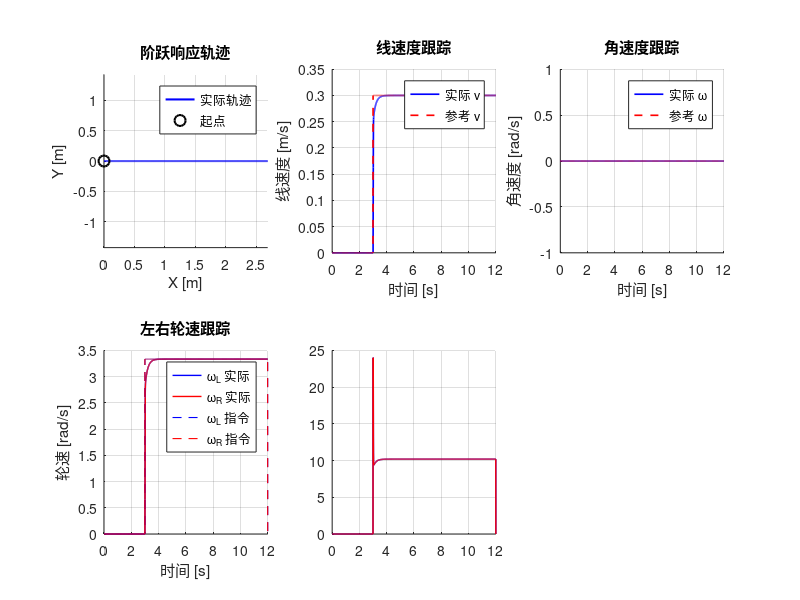

Source code (MATLAB): (Note: this script raises an error after producing the figure.)
%% 双轮差速AGV双环PID控制仿真
%  外环(位姿环): 根据位置/航向偏差计算速度指令 v_cmd, ω_cmd
%  内环(轮速环): PI控制左右轮跟踪逆运动学解算的轮速指令
%  四种场景：阶跃响应、定点镇定、直线跟踪、圆形轨迹跟踪
clear; close all; clc;

%% —— 系统参数 ——

r = 0.09;  % 车轮半径(m)
L = 0.52;  % 轮距(m)
tau = 0.06;  % 电机机电时间常数(s)
K_motor = 0.327;  % 电机增益 (rad/s)/V

Ts = 0.005;  % 仿真步长(s)
T_sim = 12;  % 仿真时长(s)
t = 0:Ts:T_sim;
N = length(t);

Kp_v = 17.0;  % 速度环Kp
Ki_v = 103.0;  % 速度环Ki
u_sat = 24;  % 电压限幅(V)

Kp_dist  = 0.6;  % 距离增益
Kp_theta = 3.0;  % 航向Kp
Ki_theta = 0.2;  % 航向Ki
Kd_theta = 0.4;  % 航向Kd

v_max     = 0.5;  % 线速度上限(m/s)
omega_max = 2.5;  % 角速度上限(rad/s)

%% —— 主循环: 四种场景 ——

scenario_names = {'阶跃响应','定点镇定','直线跟踪','圆形跟踪'};

for SCENARIO = 1:4
fprintf('\n===== 场景%d: %s =====\n', SCENARIO, scenario_names{SCENARIO});

%% —— 状态预分配(每场景重置) ——

x = zeros(1,N);  y = zeros(1,N);
theta_act = zeros(1,N);
wL_act = zeros(1,N);  wR_act = zeros(1,N);
wL_ref = zeros(1,N);  wR_ref = zeros(1,N);
v_cmd  = zeros(1,N);  w_cmd  = zeros(1,N);
uL     = zeros(1,N);  uR     = zeros(1,N);

x(1) = 0;  y(1) = 0;  theta_act(1) = 0;  % 起点
wL_act(1) = 0;  wR_act(1) = 0;  % 初始静止

int_theta  = 0;  % 航向积分
err_theta_prev = 0;  % 上拍航向偏差

switch SCENARIO
    case 1  % 阶跃响应: 2.5s时给0.3m/s
        v_ref = [zeros(1,floor(N/4)), 0.3*ones(1,N-floor(N/4))];
        w_ref = zeros(1,N);

    case 2  % 定点镇定: 目标(2.0, 1.0, 45°)
        x_tgt = 2.0;  y_tgt = 1.0;
        theta_tgt = pi/4;
        v_ref = zeros(1,N);  w_ref = zeros(1,N);

    case 3  % 直线跟踪: y=0.6
        v_ref = 0.25 * ones(1,N);
        w_ref = zeros(1,N);

    case 4  % 圆形轨迹: R=0.8m, T=16s
        R_c = 0.8;
        w_c = 2*pi/16;
        v_ref = R_c * w_c * ones(1,N);
        w_ref = w_c * ones(1,N);
end

%% —— 主仿真循环 ——

int_L = 0;  int_R = 0;  % 左右轮速积分

for k = 1:N-1

    v_cur  = r/2 * (wL_act(k) + wR_act(k));  % 实际线速度(反馈)
    w_cur  = r/L * (wR_act(k) - wL_act(k));  % 实际角速度(反馈)

    switch SCENARIO
        case 1  % 阶跃响应
            v_cmd(k) = v_ref(k);
            w_cmd(k) = 0;

        case 2  % 定点镇定
            ex = x_tgt - x(k);  ey = y_tgt - y(k);
            dist_err = sqrt(ex^2 + ey^2);

            if dist_err > 0.08  % 远: 指向目标
                theta_des = atan2(ey, ex);
            else  % 近: 对准目标角度
                theta_des = theta_tgt;
            end
            e_theta = theta_des - theta_act(k);
            e_theta = atan2(sin(e_theta), cos(e_theta));  % 归一化

            int_theta = int_theta + e_theta * Ts;
            d_theta = (e_theta - err_theta_prev) / Ts;
            w_cmd(k) = Kp_theta*e_theta + Ki_theta*int_theta + Kd_theta*d_theta;
            err_theta_prev = e_theta;

            v_cmd(k) = Kp_dist * dist_err;  % 距离→速度
            if abs(e_theta) > pi/3  % 大角度先转向
                v_cmd(k) = v_cmd(k) * 0.2;
            end
            if dist_err < 0.08
                v_cmd(k) = v_cmd(k) * (dist_err / 0.08);
            end
            if dist_err < 0.01 && abs(e_theta) < 0.03  % 到位(1cm+1.7°)
                v_cmd(k) = 0;  w_cmd(k) = 0;
            end

        case 3  % 直线跟踪
            v_cmd(k) = v_ref(k);
            e_lat = 0.6 - y(k);
            e_theta = -theta_act(k);
            e_theta = atan2(sin(e_theta), cos(e_theta));

            int_theta = int_theta + e_theta * Ts;
            d_theta = (e_theta - err_theta_prev) / Ts;
            w_cmd(k) = Kp_theta*e_theta + Ki_theta*int_theta ...
                       + 0.5*Kp_dist*e_lat;  % +横向偏差前馈
            err_theta_prev = e_theta;

        case 4  % 圆形跟踪
            theta_ref = w_c * t(k);
            x_ref = R_c * cos(theta_ref);  y_ref = R_c * sin(theta_ref);

            ex = x_ref - x(k);  ey = y_ref - y(k);
            theta_path = theta_ref + pi/2;  % 切线方向

            cross_track = -sin(theta_path)*ex + cos(theta_path)*ey;  % 横向偏差
            theta_des = theta_path + atan(cross_track / 0.6);
            e_theta = theta_des - theta_act(k);
            e_theta = atan2(sin(e_theta), cos(e_theta));

            int_theta = int_theta + e_theta * Ts;
            d_theta = (e_theta - err_theta_prev) / Ts;
            w_cmd(k) = Kp_theta*e_theta + Ki_theta*int_theta + Kd_theta*d_theta;
            err_theta_prev = e_theta;

            along_track = cos(theta_path)*ex + sin(theta_path)*ey;  % 纵向偏差
            v_cmd(k) = v_ref(k) + Kp_dist * along_track;
    end

    v_cmd(k) = max(-v_max, min(v_max, v_cmd(k)));  % 限幅
    w_cmd(k) = max(-omega_max, min(omega_max, w_cmd(k)));

    wL_ref(k) = v_cmd(k)/r - w_cmd(k)*L/(2*r);  % 逆运动学→左轮指令
    wR_ref(k) = v_cmd(k)/r + w_cmd(k)*L/(2*r);  % 逆运动学→右轮指令

    eL = wL_ref(k) - wL_act(k);  % 左轮偏差
    eR = wR_ref(k) - wR_act(k);  % 右轮偏差

    if abs(eL) < 5.0, int_L = int_L + eL * Ts; else int_L = 0; end  % 积分分离(阈值≈最高轮速5.6rad/s)
    if abs(eR) < 5.0, int_R = int_R + eR * Ts; else int_R = 0; end

    uL(k) = Kp_v * eL + Ki_v * int_L;  % 左PI
    uR(k) = Kp_v * eR + Ki_v * int_R;  % 右PI

    if uL(k) > u_sat  % 遇限削弱积分
        uL(k) = u_sat;  int_L = int_L - eL * Ts;
    elseif uL(k) < -u_sat
        uL(k) = -u_sat;  int_L = int_L - eL * Ts;
    end
    if uR(k) > u_sat
        uR(k) = u_sat;  int_R = int_R - eR * Ts;
    elseif uR(k) < -u_sat
        uR(k) = -u_sat;  int_R = int_R - eR * Ts;
    end

    wL_ss = K_motor * uL(k);  % 左轮稳态角速度
    wR_ss = K_motor * uR(k);  % 右轮稳态角速度
    dwL = (wL_ss - wL_act(k)) / tau;  % 一阶惯性环节
    dwR = (wR_ss - wR_act(k)) / tau;
    wL_act(k+1) = wL_act(k) + dwL * Ts;
    wR_act(k+1) = wR_act(k) + dwR * Ts;

    v_now  = r/2 * (wL_act(k+1) + wR_act(k+1));
    w_now  = r/L * (wR_act(k+1) - wL_act(k+1));

    x(k+1) = x(k) + v_now * cos(theta_act(k)) * Ts;
    y(k+1) = y(k) + v_now * sin(theta_act(k)) * Ts;
    theta_act(k+1) = theta_act(k) + w_now * Ts;

end
fprintf('仿真完成。\n');

%% —— 结果可视化 ——

figure('Name','双轮差速PID控制仿真','NumberTitle','off',...  % 创建图窗
       'Position',[100 60 1200 750]);  % 设置窗口位置和大小

subplot(2,3,1);  hold on;  grid on;  axis equal;  % 子图1: XY轨迹(等比例坐标轴)

switch SCENARIO  % 根据场景绘制不同轨迹
    case 1  % 阶跃响应
        plot(x, y, 'b-', 'LineWidth', 1.5);  % 蓝色实线轨迹
        plot(x(1), y(1), 'ko', 'MarkerSize', 8, 'LineWidth', 1.5);  % 起点(黑色圆圈)
        legend('实际轨迹','起点','Location','best');  % 图例
        title('阶跃响应轨迹');  % 子图标题
    case 2  % 定点镇定
        plot(x, y, 'b-', 'LineWidth', 1.5);  % 蓝色实线轨迹
        plot(x_tgt, y_tgt, 'r*', 'MarkerSize', 12, 'LineWidth', 2);  % 目标点(红色星号)
        plot(x(1), y(1), 'ko', 'MarkerSize', 8, 'LineWidth', 1.5);  % 起点(黑色圆圈)
        legend('实际轨迹','目标点','起点','Location','best');  % 图例
        title('定点镇定轨迹');  % 子图标题
    case 3  % 直线跟踪
        plot(x, y, 'b-', 'LineWidth', 1.5);  % 蓝色实线轨迹
        yline(0.6, 'r--', 'LineWidth', 1.5);  % 目标直线 y=0.6(红色虚线)
        legend('实际轨迹','目标直线','Location','best');  % 图例
        title('直线跟踪轨迹');  % 子图标题
    case 4  % 圆形跟踪
        plot(x, y, 'b-', 'LineWidth', 1.2);  % 蓝色实线轨迹
        theta_plot = linspace(0, 2*pi, 200);  % 参考圆的角度采样
        plot(R_c*cos(theta_plot), R_c*sin(theta_plot), 'r--', 'LineWidth', 1.5);  % 红色虚线参考圆
        legend('实际轨迹','参考圆','Location','best');  % 图例
        title('圆形轨迹跟踪');  % 子图标题
end
xlabel('X [m]');  ylabel('Y [m]');  % 坐标轴标签

subplot(2,3,2);  hold on;  grid on;  % 子图2: 线速度跟踪
v_cur_all = r/2 * (wL_act + wR_act);  % 由轮速反算实际线速度
plot(t, v_cur_all, 'b-', 'LineWidth', 1.2);  % 蓝色实线: 实际线速度
plot(t, v_ref, 'r--', 'LineWidth', 1.2);  % 红色虚线: 参考线速度
xlabel('时间 [s]');  ylabel('线速度 [m/s]');  % 坐标轴标签
legend('实际 v','参考 v','Location','best');  % 图例
title('线速度跟踪');  % 子图标题

subplot(2,3,3);  hold on;  grid on;  % 子图3: 角速度跟踪
w_cur_all = r/L * (wR_act - wL_act);  % 由轮速反算实际角速度
plot(t, w_cur_all, 'b-', 'LineWidth', 1.2);  % 蓝色实线: 实际角速度
plot(t, w_ref, 'r--', 'LineWidth', 1.2);  % 红色虚线: 参考角速度
xlabel('时间 [s]');  ylabel('角速度 [rad/s]');  % 坐标轴标签
legend('实际 \omega','参考 \omega','Location','best');  % 图例
title('角速度跟踪');  % 子图标题

subplot(2,3,4);  hold on;  grid on;  % 子图4: 左右轮速跟踪
plot(t, wL_act, 'b-', 'LineWidth', 1.0);  % 蓝色实线: 左轮实际转速
plot(t, wR_act, 'r-', 'LineWidth', 1.0);  % 红色实线: 右轮实际转速
plot(t, wL_ref, 'b--', 'LineWidth', 0.8);  % 蓝色虚线: 左轮指令转速
plot(t, wR_ref, 'r--', 'LineWidth', 0.8);  % 红色虚线: 右轮指令转速
xlabel('时间 [s]');  ylabel('轮速 [rad/s]');  % 坐标轴标签
legend('\omega_L 实际','\omega_R 实际','\omega_L 指令','\omega_R 指令','Location','best');  % 四线图例
title('左右轮速跟踪');  % 子图标题

subplot(2,3,5);  hold on;  grid on;  % 子图5: 电机控制电压
plot(t, uL, 'b-', 'LineWidth', 1.0);  % 蓝色实线: 左电机电压
plot(t, uR, 'r-', 'LineWidth', 1.0);  % 红色实线: 右电机电压
yline(u_sat, 'k--');  yline(-u_sat, 'k--');  % 黑色虚线: 电压饱和限 ±24V
xlabel('时间 [s]');  ylabel('电压 [V]');  % 坐标轴标签
legend('u_L','u_R','饱和限','Location','best');  % 图例
title('电机控制电压');  % 子图标题

subplot(2,3,6);  hold on;  grid on;  % 子图6: 航向角响应
plot(t, theta_act * 180/pi, 'b-', 'LineWidth', 1.2);  % 蓝色实线: 实际航向角(°)
if SCENARIO == 4  % 圆形跟踪: 叠加参考航向
    plot(t, w_c * t * 180/pi, 'r--', 'LineWidth', 1.2);  % 红色虚线: 参考航向(°)
    legend('实际 \theta','参考 \theta','Location','best');  % 图例
elseif SCENARIO == 2  % 定点镇定: 叠加目标航向
    yline(theta_tgt*180/pi, 'r--', 'LineWidth', 1.2);  % 红色虚线: 目标航向(°)
    legend('实际 \theta','目标 \theta','Location','best');  % 图例
end
xlabel('时间 [s]');  ylabel('航向角 [deg]');  % 坐标轴标签
title('航向角响应');  % 子图标题

sgtitle('双轮差速AGV 双环PID控制仿真结果','FontSize',14,'FontWeight','bold');  % 总标题

out_dir = fullfile(fileparts(mfilename('fullpath')), '..', 'figures');  % 图片输出目录(向上一级)
if ~exist(out_dir, 'dir'), mkdir(out_dir); end  % 如目录不存在则创建
fname = fullfile(out_dir, ['仿真结果_场景' num2str(SCENARIO) '_' scenario_names{SCENARIO} '.png']);  % 拼接文件名
saveas(gcf, fname);  % 保存当前图窗为PNG
fprintf('图片已保存: %s\n', fname);  % 打印保存路径

%% —— 控制性能指标 ——

fprintf('\n========== 控制性能指标 ==========\n');  % 打印指标表头

idx_ss = floor(0.75*N):N;  % 稳态段索引(后1/4数据用于计算稳态指标)
switch SCENARIO  % 根据场景计算不同指标
    case 1  % 阶跃响应: 速度稳态误差
        v_err_ss = mean(abs(v_ref(idx_ss) - v_cur_all(idx_ss)));  % 稳态段速度偏差均值
        fprintf('速度稳态误差: %.4f m/s\n', v_err_ss);  % 打印速度稳态误差

    case 2  % 定点镇定: 终点位置和航向误差
        x_err = x_tgt - x(end);  y_err = y_tgt - y(end);  % X和Y方向终点误差
        t_err = theta_tgt - theta_act(end);  % 航向角终点误差
        t_err = atan2(sin(t_err), cos(t_err));  % 航向误差归一化到[-π,π]
        fprintf('终点位置误差: (%.4f, %.4f) m\n', x_err, y_err);  % 打印位置误差
        fprintf('终点航向误差: %.2f deg\n', t_err * 180/pi);  % 打印航向误差(°)

    case {3, 4}  % 直线/圆形跟踪: 线速度和角速度RMSE
        v_err_rmse = sqrt(mean((v_ref(idx_ss) - v_cur_all(idx_ss)).^2));  % 线速度RMSE
        w_err_rmse = sqrt(mean((w_ref(idx_ss) - w_cur_all(idx_ss)).^2));  % 角速度RMSE
        fprintf('线速度 RMSE: %.4f m/s\n', v_err_rmse);  % 打印线速度RMSE
        fprintf('角速度 RMSE: %.4f rad/s\n', w_err_rmse);  % 打印角速度RMSE
        if SCENARIO == 4  % 圆形跟踪额外计算轨迹圆度
            dist_to_center = abs(sqrt(x.^2 + y.^2) - R_c);  % 各点到圆心的距离与半径之差
            fprintf('轨迹圆度 RMSE: %.4f m\n', sqrt(mean(dist_to_center(idx_ss).^2)));  % 打印圆度RMSE
        end
end

end  % for SCENARIO = 1:4 (四种场景循环结束)

fprintf('================================\n');  % 打印结束分隔线
